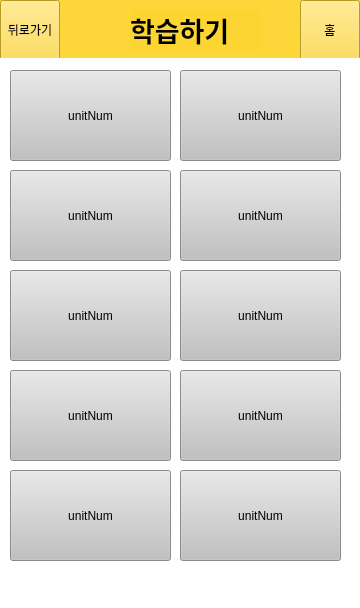
<?xml version="1.0" encoding="UTF-8"?>
<ui version="4.0">
 <class>registerPage</class>
 <widget class="QMainWindow" name="registerPage">
  <property name="geometry">
   <rect>
    <x>0</x>
    <y>0</y>
    <width>360</width>
    <height>608</height>
   </rect>
  </property>
  <property name="windowTitle">
   <string>MainWindow</string>
  </property>
  <property name="styleSheet">
   <string notr="true">background-color:rgb(255, 255, 255)
</string>
  </property>
  <widget class="QWidget" name="centralwidget">
   <widget class="QWidget" name="menuBase" native="true">
    <property name="geometry">
     <rect>
      <x>0</x>
      <y>0</y>
      <width>360</width>
      <height>58</height>
     </rect>
    </property>
    <property name="styleSheet">
     <string notr="true">background-color:rgba(253, 213, 51, 0.97)</string>
    </property>
    <widget class="QLabel" name="titleName">
     <property name="geometry">
      <rect>
       <x>130</x>
       <y>10</y>
       <width>131</width>
       <height>41</height>
      </rect>
     </property>
     <property name="font">
      <font>
       <family>맑은 고딕</family>
       <pointsize>20</pointsize>
       <italic>false</italic>
       <bold>true</bold>
      </font>
     </property>
     <property name="styleSheet">
      <string notr="true">font: 700 20pt &quot;맑은 고딕&quot;;
</string>
     </property>
     <property name="text">
      <string>학습하기</string>
     </property>
     <property name="alignment">
      <set>Qt::AlignmentFlag::AlignLeading|Qt::AlignmentFlag::AlignLeft|Qt::AlignmentFlag::AlignTop</set>
     </property>
    </widget>
    <widget class="QPushButton" name="backBtn">
     <property name="geometry">
      <rect>
       <x>0</x>
       <y>0</y>
       <width>60</width>
       <height>60</height>
      </rect>
     </property>
     <property name="text">
      <string>뒤로가기</string>
     </property>
    </widget>
    <widget class="QPushButton" name="homeBtn">
     <property name="geometry">
      <rect>
       <x>300</x>
       <y>0</y>
       <width>60</width>
       <height>60</height>
      </rect>
     </property>
     <property name="text">
      <string>홈</string>
     </property>
    </widget>
   </widget>
   <widget class="QPushButton" name="checkIdBtn">
    <property name="geometry">
     <rect>
      <x>10</x>
      <y>70</y>
      <width>161</width>
      <height>91</height>
     </rect>
    </property>
    <property name="styleSheet">
     <string notr="true">background-color:rgb(193, 193, 193);
font: 22pt &quot;맑은 고딕&quot;;</string>
    </property>
    <property name="text">
     <string>unitNum</string>
    </property>
    <property name="autoDefault">
     <bool>false</bool>
    </property>
    <property name="default">
     <bool>false</bool>
    </property>
    <property name="flat">
     <bool>false</bool>
    </property>
   </widget>
   <widget class="QPushButton" name="checkIdBtn_2">
    <property name="geometry">
     <rect>
      <x>180</x>
      <y>70</y>
      <width>161</width>
      <height>91</height>
     </rect>
    </property>
    <property name="styleSheet">
     <string notr="true">background-color:rgb(193, 193, 193);
font: 22pt &quot;맑은 고딕&quot;;</string>
    </property>
    <property name="text">
     <string>unitNum</string>
    </property>
    <property name="autoDefault">
     <bool>false</bool>
    </property>
    <property name="default">
     <bool>false</bool>
    </property>
    <property name="flat">
     <bool>false</bool>
    </property>
   </widget>
   <widget class="QPushButton" name="checkIdBtn_3">
    <property name="geometry">
     <rect>
      <x>10</x>
      <y>170</y>
      <width>161</width>
      <height>91</height>
     </rect>
    </property>
    <property name="styleSheet">
     <string notr="true">background-color:rgb(193, 193, 193);
font: 22pt &quot;맑은 고딕&quot;;</string>
    </property>
    <property name="text">
     <string>unitNum</string>
    </property>
    <property name="autoDefault">
     <bool>false</bool>
    </property>
    <property name="default">
     <bool>false</bool>
    </property>
    <property name="flat">
     <bool>false</bool>
    </property>
   </widget>
   <widget class="QPushButton" name="checkIdBtn_4">
    <property name="geometry">
     <rect>
      <x>180</x>
      <y>170</y>
      <width>161</width>
      <height>91</height>
     </rect>
    </property>
    <property name="styleSheet">
     <string notr="true">background-color:rgb(193, 193, 193);
font: 22pt &quot;맑은 고딕&quot;;</string>
    </property>
    <property name="text">
     <string>unitNum</string>
    </property>
    <property name="autoDefault">
     <bool>false</bool>
    </property>
    <property name="default">
     <bool>false</bool>
    </property>
    <property name="flat">
     <bool>false</bool>
    </property>
   </widget>
   <widget class="QPushButton" name="checkIdBtn_5">
    <property name="geometry">
     <rect>
      <x>10</x>
      <y>270</y>
      <width>161</width>
      <height>91</height>
     </rect>
    </property>
    <property name="styleSheet">
     <string notr="true">background-color:rgb(193, 193, 193);
font: 22pt &quot;맑은 고딕&quot;;</string>
    </property>
    <property name="text">
     <string>unitNum</string>
    </property>
    <property name="autoDefault">
     <bool>false</bool>
    </property>
    <property name="default">
     <bool>false</bool>
    </property>
    <property name="flat">
     <bool>false</bool>
    </property>
   </widget>
   <widget class="QPushButton" name="checkIdBtn_6">
    <property name="geometry">
     <rect>
      <x>180</x>
      <y>270</y>
      <width>161</width>
      <height>91</height>
     </rect>
    </property>
    <property name="styleSheet">
     <string notr="true">background-color:rgb(193, 193, 193);
font: 22pt &quot;맑은 고딕&quot;;</string>
    </property>
    <property name="text">
     <string>unitNum</string>
    </property>
    <property name="autoDefault">
     <bool>false</bool>
    </property>
    <property name="default">
     <bool>false</bool>
    </property>
    <property name="flat">
     <bool>false</bool>
    </property>
   </widget>
   <widget class="QPushButton" name="checkIdBtn_7">
    <property name="geometry">
     <rect>
      <x>10</x>
      <y>370</y>
      <width>161</width>
      <height>91</height>
     </rect>
    </property>
    <property name="styleSheet">
     <string notr="true">background-color:rgb(193, 193, 193);
font: 22pt &quot;맑은 고딕&quot;;</string>
    </property>
    <property name="text">
     <string>unitNum</string>
    </property>
    <property name="autoDefault">
     <bool>false</bool>
    </property>
    <property name="default">
     <bool>false</bool>
    </property>
    <property name="flat">
     <bool>false</bool>
    </property>
   </widget>
   <widget class="QPushButton" name="checkIdBtn_8">
    <property name="geometry">
     <rect>
      <x>180</x>
      <y>370</y>
      <width>161</width>
      <height>91</height>
     </rect>
    </property>
    <property name="styleSheet">
     <string notr="true">background-color:rgb(193, 193, 193);
font: 22pt &quot;맑은 고딕&quot;;</string>
    </property>
    <property name="text">
     <string>unitNum</string>
    </property>
    <property name="autoDefault">
     <bool>false</bool>
    </property>
    <property name="default">
     <bool>false</bool>
    </property>
    <property name="flat">
     <bool>false</bool>
    </property>
   </widget>
   <widget class="QPushButton" name="checkIdBtn_11">
    <property name="geometry">
     <rect>
      <x>180</x>
      <y>470</y>
      <width>161</width>
      <height>91</height>
     </rect>
    </property>
    <property name="styleSheet">
     <string notr="true">background-color:rgb(193, 193, 193);
font: 22pt &quot;맑은 고딕&quot;;</string>
    </property>
    <property name="text">
     <string>unitNum</string>
    </property>
    <property name="autoDefault">
     <bool>false</bool>
    </property>
    <property name="default">
     <bool>false</bool>
    </property>
    <property name="flat">
     <bool>false</bool>
    </property>
   </widget>
   <widget class="QPushButton" name="checkIdBtn_12">
    <property name="geometry">
     <rect>
      <x>10</x>
      <y>470</y>
      <width>161</width>
      <height>91</height>
     </rect>
    </property>
    <property name="styleSheet">
     <string notr="true">background-color:rgb(193, 193, 193);
font: 22pt &quot;맑은 고딕&quot;;</string>
    </property>
    <property name="text">
     <string>unitNum</string>
    </property>
    <property name="autoDefault">
     <bool>false</bool>
    </property>
    <property name="default">
     <bool>false</bool>
    </property>
    <property name="flat">
     <bool>false</bool>
    </property>
   </widget>
  </widget>
  <widget class="QMenuBar" name="menubar">
   <property name="geometry">
    <rect>
     <x>0</x>
     <y>0</y>
     <width>360</width>
     <height>33</height>
    </rect>
   </property>
  </widget>
  <widget class="QStatusBar" name="statusbar"/>
 </widget>
 <resources/>
 <connections/>
</ui>
